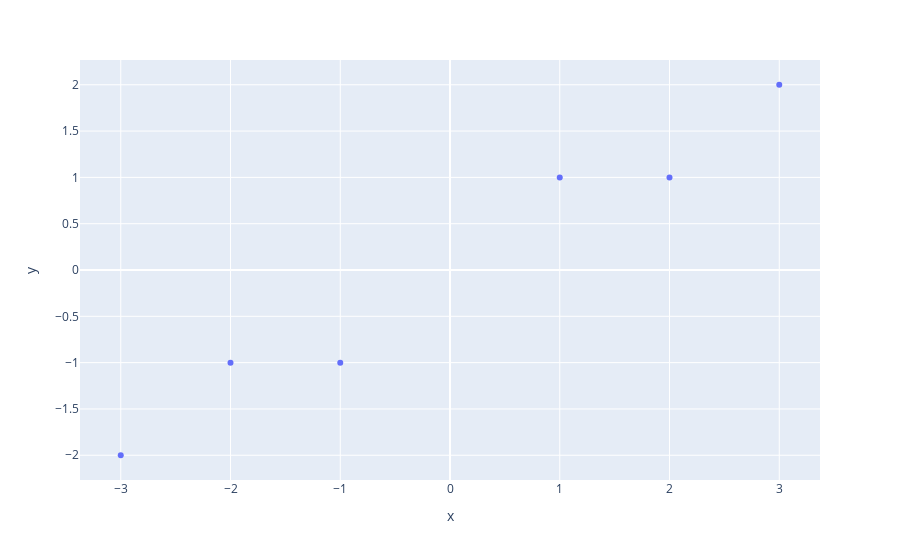

The notebook cell this image was saved under:
### Code cell
import plotly.express as px
import numpy as np
X = np.array([[-1, -1], [-2, -1], [-3, -2], [1, 1], [2, 1], [3, 2]])
fig = px.scatter(x = X[:,0], y = X[:,1])
fig.show()

### Figure 1 — Plotly figure (JSON) as saved in the notebook; plotly's stock layout.template omitted (floating-point values rounded to 4 significant figures)
{"data": [{"hovertemplate": "x=%{x}<br>y=%{y}<extra></extra>", "legendgroup": "", "marker": {"color": "#636efa", "symbol": "circle"}, "mode": "markers", "name": "", "orientation": "v", "showlegend": false, "type": "scatter", "x": [-1, -2, -3, 1, 2, 3], "xaxis": "x", "y": [-1, -1, -2, 1, 1, 2], "yaxis": "y"}], "layout": {"autosize": true, "legend": {"tracegroupgap": 0}, "margin": {"t": 60}, "xaxis": {"anchor": "y", "autorange": true, "domain": [0, 1], "range": [-3.355, 3.355], "title": {"text": "x"}, "type": "linear"}, "yaxis": {"anchor": "x", "autorange": true, "domain": [0, 1], "range": [-2.284, 2.284], "title": {"text": "y"}, "type": "linear"}}}
